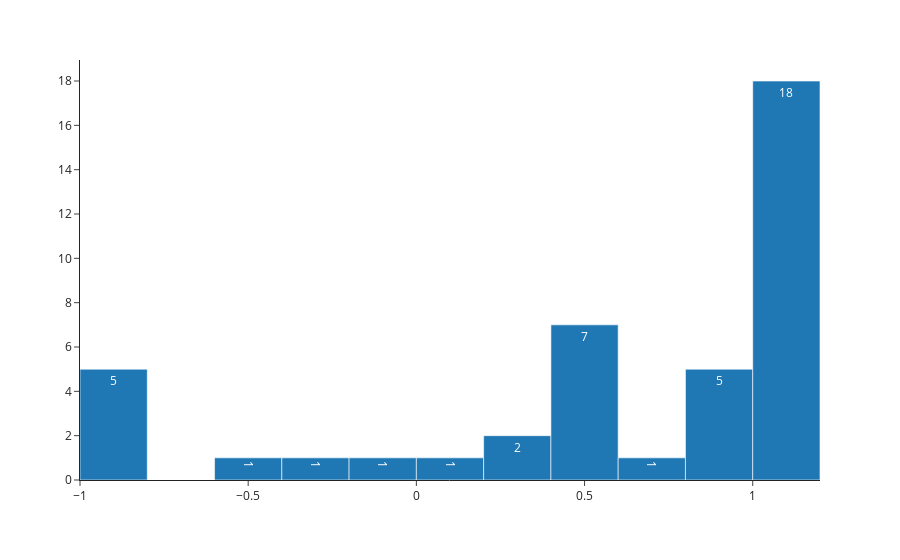

This figure's notebook cell:
### Code cell
#Ábrázoljuk a kutyák korrelációs értékének az eloszlását:
import plotly.express as px
fig = px.histogram(corrM, x=corrM['hurdles'], nbins=20, text_auto=True, template = 'simple_white')

#az x és y tengely feliratok eltávolítása
fig.update_layout(xaxis_title=None, yaxis_title=None)

fig.show()

### Figure 1 — Plotly figure (JSON) as saved in the notebook; plotly's stock layout.template omitted (floating-point values rounded to 4 significant figures)
{"data": [{"alignmentgroup": "True", "bingroup": "x", "hovertemplate": "hurdles=%{x}<br>count=%{y}<extra></extra>", "legendgroup": "", "marker": {"color": "#1F77B4", "pattern": {"shape": ""}}, "name": "", "nbinsx": 20, "offsetgroup": "", "orientation": "v", "showlegend": false, "texttemplate": "%{value}", "type": "histogram", "x": [1, -0.3162, 1, -0.1, -0.5, 1, 1, 0.5, 0, null, null, -1, null, 1, 1, 0.2, 0.4, -1, 1, null, 0.866, 0.2, 0.8, -1, null, 0.6, 0.8944, -1, -1, 0.5, 1, 1, 0.5, 0.4, 1, 1, 0.4, 1, 1, null, 1, null, 1, 1, 0.5, 0.8, null, 0.8, 1, null, 1], "xaxis": "x", "yaxis": "y"}], "layout": {"autosize": true, "barmode": "relative", "legend": {"tracegroupgap": 0}, "margin": {"t": 60}, "xaxis": {"anchor": "y", "autorange": true, "domain": [0, 1], "range": [-1, 1.2], "title": {}, "type": "linear"}, "yaxis": {"anchor": "x", "autorange": true, "domain": [0, 1], "range": [0, 18.95], "title": {}}}}
